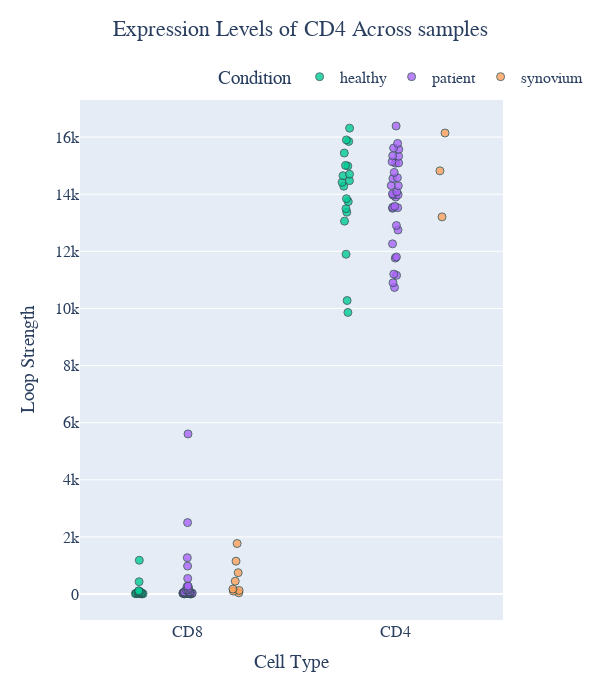

The notebook cell saved with this chart:
### Code cell
def plot_across_celltypes(gene):
    filtered_df = RNA_normalized_counts_melted[RNA_normalized_counts_melted["symbol"] == gene]
    filtered_df["cell_type"] = filtered_df["cell_type"].map({"CD4": "CD4", "CD8": "CD8", "CD4_SF": "CD4", "CD8_SF": "CD8"})
    # Create the strip plot
    fig = px.strip(filtered_df, x="cell_type", y="expression", color="condition",
                hover_name="sample", hover_data=["expression"],
                color_discrete_map={"Healthy": "blue", "Diseased": "red"},
                title=f'Expression Levels of {gene} Across Cell Types',
                labels={"cell_type": "Cell Type", "expression": "Expression Level"})

    # Customizing the marker appearance
    fig.update_traces(marker=dict(size=8, opacity=0.8, line=dict(width=1, color='DarkSlateGrey')))
    fig.update_layout(
        width=600,  # Set the width of the figure in pixels
        height=700  # Set the height of the figure in pixels
    )

    fig.update_layout(
        title={'text': f'Expression Levels of {gene} Across samples', 'y':0.97, 'x':0.5, 'xanchor': 'center', 'yanchor': 'top'},
        xaxis_title="Cell Type",
        yaxis_title="Loop Strength",
        legend_title="Condition",
        font=dict(family="Arial, sans-serif", size=16),
        legend=dict(orientation="h", yanchor="bottom", y=1.01, xanchor="right", x=1.2)
    )
    fig.write_image(f"figures/expression_RNA_{gene}.svg",width=500, height=600)
    return fig

plot_across_celltypes("CD8A")
plot_across_celltypes("CD4")

### Figure 1 — Plotly figure (JSON) as saved in the notebook; plotly's stock layout.template omitted (floating-point values rounded to 4 significant figures)
{"data": [{"alignmentgroup": "True", "boxpoints": "all", "fillcolor": "rgba(255,255,255,0)", "hoveron": "points", "hovertemplate": "<b>%{hovertext}</b><br><br>condition=healthy<br>Cell Type=%{x}<br>Expression Level=%{y}<extra></extra>", "hovertext": ["HV014XCD4", "HV014XCD8", "HV073CD4", "HV073CD8", "HV079CD4", "HV079CD8", "HV151CD4", "HV151CD8", "HV168CD4", "HV168CD8", "HV290CD4", "HV290CD8", "HV295CD4", "HV295CD8", "HV325CD4", "HV325CD8", "HV332CD4", "HV332CD8", "NH238C4", "NH238C8", "NH324C4", "NH324C8", "NH326C4", "NH326C8", "NRHV005CD4", "NRHV005CD8", "NRHV086CD4", "NRHV086CD8", "NRHV121CD4", "NRHV121CD8", "NRHV171CD4", "NRHV171CD8", "NRHV319CD4", "NRHV319CD8", "NRHV321CD4", "NRHV321CD8", "NRHV322CD4", "NRHV322CD8", "PAS4958CD8"], "legendgroup": "healthy", "line": {"color": "rgba(255,255,255,0)"}, "marker": {"color": "#00cc96", "line": {"color": "DarkSlateGrey", "width": 1}, "opacity": 0.8, "size": 8}, "name": "healthy", "offsetgroup": "healthy", "orientation": "v", "pointpos": 0, "showlegend": true, "type": "box", "x": ["CD8", "CD4", "CD4", "CD8", "CD4", "CD8", "CD4", "CD8", "CD4", "CD8", "CD4", "CD8", "CD4", "CD8", "CD4", "CD8", "CD8", "CD4", "CD4", "CD8", "CD4", "CD8", "CD4", "CD8", "CD4", "CD8", "CD4", "CD8", "CD4", "CD8", "CD4", "CD8", "CD4", "CD8", "CD4", "CD8", "CD4", "CD8", "CD8"], "x0": " ", "xaxis": "x", "y": [32.57, 16310.0, 15900.0, 16.52, 15010.0, 79.96, 13490.0, 1183.0, 14470.0, 32.68, 14420.0, 20.33, 14990.0, 86.02, 13740.0, 13.53, 27.25, 14280.0, 15850.0, 116.5, 15440.0, 67.83, 14650.0, 35.34, 13370.0, 47.89, 9861.0, 14.72, 10280.0, 23.23, 14700.0, 2.984, 13060.0, 44.69, 13840.0, 64.17, 11900.0, 431.9, 17.55], "y0": " ", "yaxis": "y"}, {"alignmentgroup": "True", "boxpoints": "all", "fillcolor": "rgba(255,255,255,0)", "hoveron": "points", "hovertemplate": "<b>%{hovertext}</b><br><br>condition=patient<br>Cell Type=%{x}<br>Expression Level=%{y}<extra></extra>", "hovertext": ["P42C4", "P42C8", "P43C8", "P44C4", "P45C8", "P46C8", "P47C8", "P48C8", "P4956C4", "P4956C8", "P4957C4", "P4968C4", "P4968C8", "P5006C8", "P5007C4", "P5007C8", "P5008C4", "P5008C8", "P5009C4", "P5009C8", "P5010C4", "P5010C8", "P5012C4", "P5012C8", "P5013C4", "P5013C8", "P5014C4", "P5014C8", "P5015C8", "P5018C4", "P5018C8", "P5019C8", "P5020C8", "P5021C4", "P5021C8", "P5022C8", "P5023C8", "P5024C8", "P5026C4", "P5026C8", "P51C4", "P51C8", "P60C8", "P61C8", "P67C4", "PSA4920CD8", "PSA4941CD8", "PSA4944CD8", "PSA4945CD4", "PSA4947CD4", "PSA4949CD4", "PSA4952CD8", "PSA4953CD8", "PSA4954CD4", "PSA4954CD8", "PSA4955CD8", "PSA4958CD4", "PSA4959CD4", "PSA4959CD8", "PSA4962CD4", "PSA4962CD8", "PSA4963CD4", "PSA4963CD8", "PSA4964CD4", "PSA4965CD8", "PSA4966CD8", "PSA4969CD8", "PSA5006CD4", "PSA5017CD4", "PSA5017CD8", "PSA5019CD4", "PSA5036CD4", "PSA5036CD8", "PSA5037CD4", "PSA5037CD8", "PSA5039CD8", "PSA5040CD4", "PSA5040CD8"], "legendgroup": "patient", "line": {"color": "rgba(255,255,255,0)"}, "marker": {"color": "#ab63fa", "line": {"color": "DarkSlateGrey", "width": 1}, "opacity": 0.8, "size": 8}, "name": "patient", "offsetgroup": "patient", "orientation": "v", "pointpos": 0, "showlegend": true, "type": "box", "x": ["CD4", "CD8", "CD8", "CD4", "CD8", "CD8", "CD8", "CD8", "CD4", "CD8", "CD4", "CD4", "CD8", "CD8", "CD4", "CD8", "CD4", "CD8", "CD4", "CD8", "CD4", "CD8", "CD4", "CD8", "CD4", "CD8", "CD4", "CD8", "CD8", "CD4", "CD8", "CD8", "CD8", "CD4", "CD8", "CD8", "CD8", "CD8", "CD4", "CD8", "CD4", "CD8", "CD8", "CD8", "CD4", "CD8", "CD8", "CD8", "CD4", "CD4", "CD4", "CD8", "CD8", "CD4", "CD8", "CD8", "CD4", "CD4", "CD8", "CD4", "CD8", "CD4", "CD8", "CD4", "CD8", "CD8", "CD8", "CD4", "CD4", "CD8", "CD4", "CD4", "CD8", "CD4", "CD8", "CD8", "CD4", "CD8"], "x0": " ", "xaxis": "x", "y": [11160.0, 36.95, 25.55, 14290.0, 70.36, 39.04, 21.48, 25.45, 15100.0, 62.2, 16390.0, 14010.0, 31.12, 44.7, 14300.0, 152.2, 12750.0, 34.29, 13980.0, 6.066, 15330.0, 76.35, 15570.0, 2502.0, 15080.0, 140.9, 15620.0, 34.73, 280.4, 15350.0, 547.5, 29.22, 980.6, 14550.0, 168.7, 267.2, 24.05, 1273.0, 14760.0, 28.83, 12900.0, 39.34, 22.77, 2.387, 11800.0, 36.59, 87.37, 36.54, 14580.0, 11200.0, 10730.0, 9.873, 42.5, 13540.0, 30.27, 27.42, 13510.0, 15780.0, 5607.0, 14080.0, 47.29, 15140.0, 15.54, 13580.0, 27.44, 53.8, 137.4, 12260.0, 10900.0, 59.62, 11760.0, 13970.0, 58.43, 13900.0, 214.3, 78.88, 13530.0, 46.35], "y0": " ", "yaxis": "y"}, {"alignmentgroup": "True", "boxpoints": "all", "fillcolor": "rgba(255,255,255,0)", "hoveron": "points", "hovertemplate": "<b>%{hovertext}</b><br><br>condition=synovium<br>Cell Type=%{x}<br>Expression Level=%{y}<extra></extra>", "hovertext": ["P51C4_SF", "P58C4SF", "P59C8SF", "P69C8_SF", "PSA4942CD8SF", "PSA4958CD8SF", "PSA5025CD8SF", "PSA5040CD8SF", "S055C4SF", "S055C8SF", "S056C8SF"], "legendgroup": "synovium", "line": {"color": "rgba(255,255,255,0)"}, "marker": {"color": "#FFA15A", "line": {"color": "DarkSlateGrey", "width": 1}, "opacity": 0.8, "size": 8}, "name": "synovium", "offsetgroup": "synovium", "orientation": "v", "pointpos": 0, "showlegend": true, "type": "box", "x": ["CD4", "CD4", "CD8", "CD8", "CD8", "CD8", "CD8", "CD8", "CD4", "CD8", "CD8"], "x0": " ", "xaxis": "x", "y": [16140.0, 13210.0, 102.5, 1770.0, 449.7, 1152.0, 43.56, 175.6, 14820.0, 748.0, 125.7], "y0": " ", "yaxis": "y"}], "layout": {"boxmode": "group", "font": {"family": "Arial, sans-serif", "size": 16}, "height": 700, "legend": {"orientation": "h", "title": {"text": "Condition"}, "tracegroupgap": 0, "x": 1.2, "xanchor": "right", "y": 1.01, "yanchor": "bottom"}, "title": {"text": "Expression Levels of CD4 Across samples", "x": 0.5, "xanchor": "center", "y": 0.97, "yanchor": "top"}, "width": 600, "xaxis": {"anchor": "y", "domain": [0, 1], "title": {"text": "Cell Type"}}, "yaxis": {"anchor": "x", "domain": [0, 1], "title": {"text": "Loop Strength"}}}}
